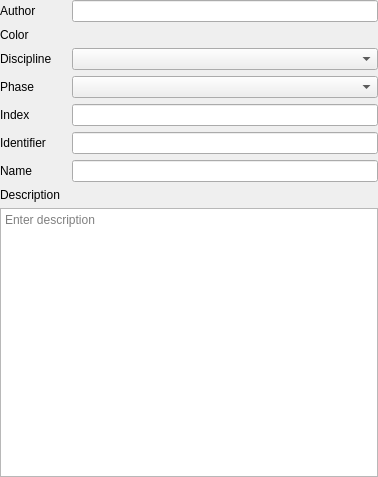
<?xml version="1.0" encoding="UTF-8"?>
<ui version="4.0">
 <class>WidgetGenericPropertiesHead</class>
 <widget class="QWidget" name="WidgetGenericPropertiesHead">
  <property name="geometry">
   <rect>
    <x>0</x>
    <y>0</y>
    <width>378</width>
    <height>477</height>
   </rect>
  </property>
  <property name="windowTitle">
   <string>Form</string>
  </property>
  <layout class="QGridLayout" name="gridLayout">
   <property name="leftMargin">
    <number>0</number>
   </property>
   <property name="topMargin">
    <number>0</number>
   </property>
   <property name="rightMargin">
    <number>0</number>
   </property>
   <property name="bottomMargin">
    <number>0</number>
   </property>
   <item row="5" column="0">
    <widget class="QLabel" name="IdentifierLabel">
     <property name="text">
      <string>Identifier</string>
     </property>
    </widget>
   </item>
   <item row="1" column="0">
    <widget class="QLabel" name="colorLabel">
     <property name="sizePolicy">
      <sizepolicy hsizetype="Preferred" vsizetype="Fixed">
       <horstretch>0</horstretch>
       <verstretch>0</verstretch>
      </sizepolicy>
     </property>
     <property name="text">
      <string>Color</string>
     </property>
    </widget>
   </item>
   <item row="5" column="2">
    <widget class="QLineEdit" name="IdentifierInfield"/>
   </item>
   <item row="0" column="0">
    <widget class="QLabel" name="AuthorLabel">
     <property name="text">
      <string>Author</string>
     </property>
    </widget>
   </item>
   <item row="3" column="0">
    <widget class="QLabel" name="labelPhase">
     <property name="text">
      <string>Phase</string>
     </property>
    </widget>
   </item>
   <item row="4" column="2">
    <widget class="QIntegerEdit" name="IndexInfield"/>
   </item>
   <item row="8" column="0" colspan="3">
    <widget class="QPlainTextEdit" name="DescInfield">
     <property name="minimumSize">
      <size>
       <width>0</width>
       <height>0</height>
      </size>
     </property>
     <property name="maximumSize">
      <size>
       <width>16777215</width>
       <height>16777215</height>
      </size>
     </property>
     <property name="placeholderText">
      <string>Enter description</string>
     </property>
    </widget>
   </item>
   <item row="1" column="2">
    <widget class="ColorPicker" name="colorPicker" native="true">
     <property name="sizePolicy">
      <sizepolicy hsizetype="Preferred" vsizetype="Minimum">
       <horstretch>0</horstretch>
       <verstretch>0</verstretch>
      </sizepolicy>
     </property>
    </widget>
   </item>
   <item row="4" column="0">
    <widget class="QLabel" name="IndexLabel">
     <property name="text">
      <string>Index</string>
     </property>
    </widget>
   </item>
   <item row="6" column="0">
    <widget class="QLabel" name="NameLabel">
     <property name="text">
      <string>Name</string>
     </property>
    </widget>
   </item>
   <item row="0" column="2">
    <widget class="QLineEdit" name="AuthorInfield">
     <property name="enabled">
      <bool>true</bool>
     </property>
     <property name="readOnly">
      <bool>true</bool>
     </property>
    </widget>
   </item>
   <item row="7" column="0">
    <widget class="QLabel" name="DescriptionLabel">
     <property name="sizePolicy">
      <sizepolicy hsizetype="Preferred" vsizetype="Fixed">
       <horstretch>0</horstretch>
       <verstretch>0</verstretch>
      </sizepolicy>
     </property>
     <property name="text">
      <string>Description</string>
     </property>
    </widget>
   </item>
   <item row="6" column="2">
    <widget class="QLineEdit" name="NameInfield"/>
   </item>
   <item row="2" column="0">
    <widget class="QLabel" name="labelDiscipline">
     <property name="text">
      <string>Discipline</string>
     </property>
    </widget>
   </item>
   <item row="2" column="2">
    <widget class="QComboBox" name="comboDiscipline">
     <property name="sizeAdjustPolicy">
      <enum>QComboBox::AdjustToContents</enum>
     </property>
    </widget>
   </item>
   <item row="3" column="2">
    <widget class="QComboBox" name="comboPhase"/>
   </item>
  </layout>
 </widget>
 <customwidgets>
  <customwidget>
   <class>QIntegerEdit</class>
   <extends>QLineEdit</extends>
   <header>qintegeredit.h</header>
  </customwidget>
  <customwidget>
   <class>ColorPicker</class>
   <extends>QWidget</extends>
   <header location="global">colorpicker.h</header>
   <container>1</container>
  </customwidget>
 </customwidgets>
 <tabstops>
  <tabstop>AuthorInfield</tabstop>
  <tabstop>comboDiscipline</tabstop>
  <tabstop>IndexInfield</tabstop>
  <tabstop>IdentifierInfield</tabstop>
  <tabstop>NameInfield</tabstop>
  <tabstop>DescInfield</tabstop>
 </tabstops>
 <resources/>
 <connections/>
</ui>
